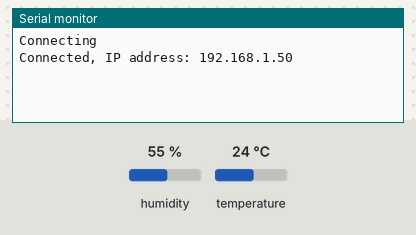
Recording of a sketch running on a simulated Arduino MKR. Shown: the last lines printed to the serial monitor. Wiring (inferred from the names in the program): DHT11 sensor: data D7. The test bench sets the inputs (shaded band); at power-on: humidity 55 %, temperature 24 °C. WiFi joins after 1.5 s; servers stay silent unless stated.

Above: at 2.7 s.
2.8 s: humidity set to 22 %
At 4.1 s:
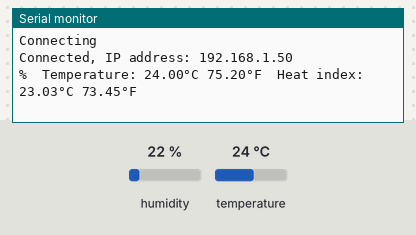
7.0 s: temperature set to 12 °C
At 9.0 s:
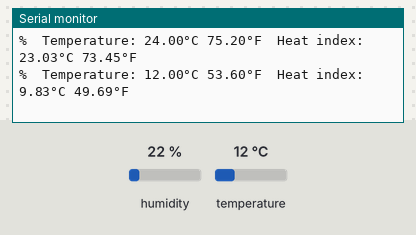
10.0 s: humidity set to 40 %
At 12.7 s:
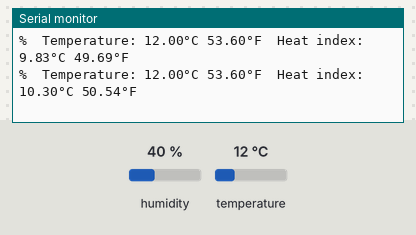
Timing chart, 0 to 14.2 s (numbered marks = the images above; inputs shaded):
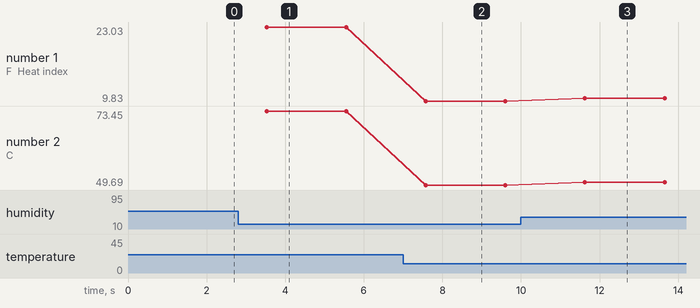

The sketch:

DHT11_ThingerIO.ino
```cpp
#define _DEBUG_
#include <ESP8266WiFi.h>
#include <ThingerESP8266.h>
#include "DHT.h"

#define DHTPIN D7
#define DHTTYPE DHT11

#define USERNAME "rahul98"
#define DEVICE_ID "nodeMCU"
#define DEVICE_CREDENTIAL "rahul1998"

#define SSID "Rahul's iPhone"
#define SSID_PASSWORD "0774480066"

ThingerESP8266 thing(USERNAME, DEVICE_ID, DEVICE_CREDENTIAL);
DHT dht(DHTPIN, DHTTYPE);

void setup()
{
  Serial.begin(115200);
  Serial.println();


 thing.add_wifi(SSID,SSID_PASSWORD);
//WiFi.begin("Peter's iPhone","*************");

Serial.print("Connecting");
  while (WiFi.status() != WL_CONNECTED)
  {
    delay(500);
    Serial.print(".");
  }
  Serial.println();

  Serial.print("Connected, IP address: ");
  Serial.println(WiFi.localIP());

 dht.begin();


  // resource output example (i.e. reading a sensor value)
  thing["millis"] >> outputValue(millis());

  thing["dht11"] >> [](pson& out)
  {
    // Add the values and the corresponding code
    out["humidity"] = dht.readHumidity();
    out["celsius"] = dht.readTemperature();
  };

}


void loop() {
  thing.handle();
  delay(2000);
  float h = dht.readHumidity();
  float t = dht.readTemperature();
  float f = dht.readTemperature(true);

    // Compute heat index in Fahrenheit (the default)
  float hif = dht.computeHeatIndex(f, h);
  // Compute heat index in Celsius (isFahreheit = false)
  float hic = dht.computeHeatIndex(t, h, false);


  Serial.print(F("%  Temperature: "));
  Serial.print(t);
  Serial.print(F("°C "));
  Serial.print(f);
  Serial.print(F("°F  Heat index: "));
  Serial.print(hic);
  Serial.print(F("°C "));
  Serial.print(hif);
  Serial.println(F("°F"));

}

void sendUptime()
{


}
```

DHT.h
```cpp
// (licence header left out)
#ifndef DHT_H
#define DHT_H

#if ARDUINO >= 100
 #include "Arduino.h"
#else
 #include "WProgram.h"
#endif


// Uncomment to enable printing out nice debug messages.
//#define DHT_DEBUG

// Define where debug output will be printed.
#define DEBUG_PRINTER Serial

// Setup debug printing macros.
#ifdef DHT_DEBUG
  #define DEBUG_PRINT(...) { DEBUG_PRINTER.print(__VA_ARGS__); }
  #define DEBUG_PRINTLN(...) { DEBUG_PRINTER.println(__VA_ARGS__); }
#else
  #define DEBUG_PRINT(...) {}
  #define DEBUG_PRINTLN(...) {}
#endif

// Define types of sensors.
#define DHT11 11
#define DHT12 12
#define DHT22 22
#define DHT21 21
#define AM2301 21


class DHT {
  public:
   DHT(uint8_t pin, uint8_t type, uint8_t count=6);
   void begin(uint8_t usec=55);
   float readTemperature(bool S=false, bool force=false);
   float convertCtoF(float);
   float convertFtoC(float);
   float computeHeatIndex(bool isFahrenheit=true);
   float computeHeatIndex(float temperature, float percentHumidity, bool isFahrenheit=true);
   float readHumidity(bool force=false);
   bool read(bool force=false);

 private:
  uint8_t data[5];
  uint8_t _pin, _type;
  #ifdef __AVR
    // Use direct GPIO access on an 8-bit AVR so keep track of the port and bitmask
    // for the digital pin connected to the DHT.  Other platforms will use digitalRead.
    uint8_t _bit, _port;
  #endif
  uint32_t _lastreadtime, _maxcycles;
  bool _lastresult;
  uint8_t pullTime; // Time (in usec) to pull up data line before reading

  uint32_t expectPulse(bool level);

};

class InterruptLock {
  public:
   InterruptLock() {
#if !defined(ARDUINO_ARCH_NRF52)
    noInterrupts();
#endif
   }
   ~InterruptLock() {
#if !defined(ARDUINO_ARCH_NRF52)
    interrupts();
#endif
   }
};

#endif
```

Measured:
- after the input at 2.8 s, the serial monitor: prints a new line after 0.73 s (image 1)
- after the input at 7.0 s, the serial monitor: prints a new line after 0.58 s (image 2)
- after the input at 10.0 s, the serial monitor: prints a new line after 1.6 s (image 3)
- plotted number 1: 23.03 → 9.83 after the input at 7.0 s, 9.83 → 10.3 after the input at 10.0 s
- plotted number 2: 73.45 → 49.69 after the input at 7.0 s, 49.69 → 50.54 after the input at 10.0 s
